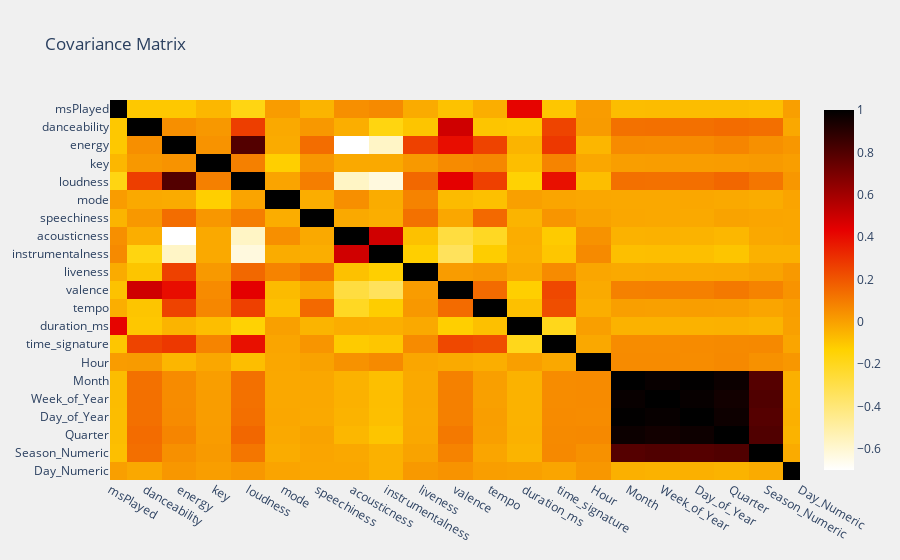

Write notebook code for a chart like this one.
### Code cell
fig = go.Figure(data=go.Heatmap(
    z=cov_mat,
    x=feature_names,
    y=feature_names,
    colorscale='hot_r'))
fig.update_layout(
    yaxis_autorange='reversed',
    yaxis=dict(range=[0,len(feature_names)-1], tickmode='linear'),
    xaxis=dict(range=[0,len(feature_names)-1], tickmode='linear'),
    title='Covariance Matrix',
    plot_bgcolor = 'rgb(240, 240, 240)', 
    paper_bgcolor = 'rgb(240, 240, 240)'
)
fig.show()

### Figure 1 — Plotly figure (JSON) as saved in the notebook; plotly's stock layout.template omitted (floating-point values rounded to 4 significant figures; data arrays with more than 128 entries replaced by an {"elided": "..."} marker saying what was removed)
{"data": [{"colorscale": [[0, "rgb(255,255,255)"], [0.3333, "rgb(255,210,0)"], [0.6667, "rgb(230,0,0)"], [1, "rgb(0,0,0)"]], "type": "heatmap", "x": ["msPlayed", "danceability", "energy", "key", "loudness", "mode", "speechiness", "acousticness", "instrumentalness", "liveness", "valence", "tempo", "duration_ms", "time_signature", "Hour", "Month", "Week_of_Year", "Day_of_Year", "Quarter", "Season_Numeric", "Day_Numeric"], "y": ["msPlayed", "danceability", "energy", "key", "loudness", "mode", "speechiness", "acousticness", "instrumentalness", "liveness", "valence", "tempo", "duration_ms", "time_signature", "Hour", "Month", "Week_of_Year", "Day_of_Year", "Quarter", "Season_Numeric", "Day_Numeric"], "z": {"elided": "21x21 float values"}}], "layout": {"paper_bgcolor": "rgb(240, 240, 240)", "plot_bgcolor": "rgb(240, 240, 240)", "title": {"text": "Covariance Matrix"}, "xaxis": {"range": [0, 20], "tickmode": "linear"}, "yaxis": {"autorange": "reversed", "range": [0, 20], "tickmode": "linear"}}}
